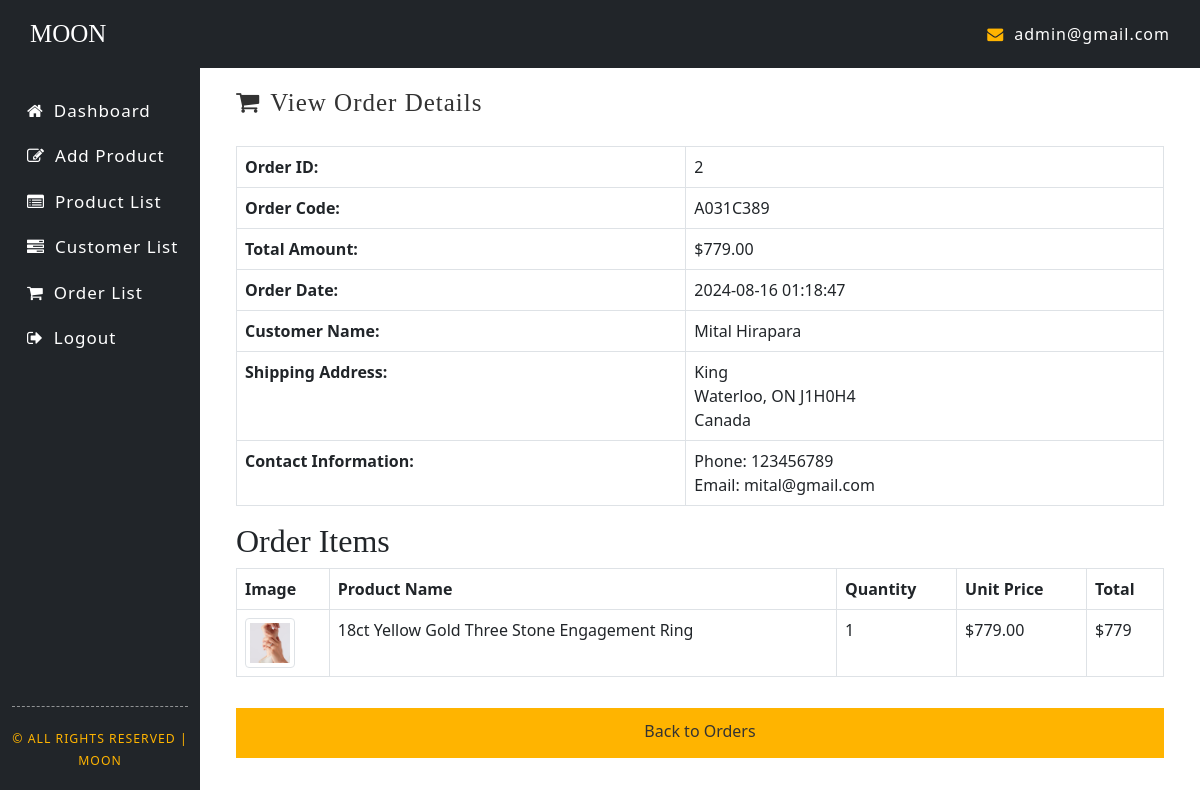
The page /admin_view_order.php?id=2 (signed in) on the database its author committed.
### tables this page shows
CREATE TABLE `orders` (
  `id` int(11) NOT NULL,
  `order_code` varchar(50) NOT NULL,
  `user_id` int(11) NOT NULL,
  `total_amount` decimal(10,2) NOT NULL,
  `address_first_name` varchar(50) NOT NULL,
  `address_last_name` varchar(50) NOT NULL,
  `address_street` varchar(255) NOT NULL,
  `address_city` varchar(100) NOT NULL,
  `address_state` varchar(100) NOT NULL,
  `address_postal_code` varchar(20) NOT NULL,
  `address_country` varchar(100) NOT NULL,
  `address_mobile` varchar(20) DEFAULT NULL,
  `address_email` varchar(100) DEFAULT NULL,
  `created_on` timestamp NOT NULL DEFAULT current_timestamp()
);

CREATE TABLE `orderitems` (
  `id` int(11) NOT NULL,
  `order_id` int(11) NOT NULL,
  `product_id` int(11) NOT NULL,
  `quantity` int(11) NOT NULL,
  `unit_price` decimal(10,2) NOT NULL
);

CREATE TABLE `products` (
  `id` int(11) NOT NULL,
  `product_name` varchar(255) NOT NULL,
  `brief_description` varchar(255) DEFAULT NULL,
  `full_description` text NOT NULL,
  `unit_price` decimal(10,2) NOT NULL,
  `category_id` int(11) DEFAULT NULL,
  `image_file` varchar(255) NOT NULL,
  `active` tinyint(1) NOT NULL DEFAULT 1,
  `created_on` timestamp NOT NULL DEFAULT current_timestamp()
);

### objects/orders.php (called while the page is built, shortened)
<?php
class Order {
    private $conn;
    private $table = "Orders";
    public $id;
    public function __construct($db) {
        $this->conn = $db;
    }
    public function getOrderById() {
        $query = "SELECT * FROM {$this->table} WHERE id = :orderId LIMIT 1";
        $stmt = $this->conn->prepare($query);
        $stmt->bindParam(':orderId', $this->id, PDO::PARAM_INT);
        $stmt->execute();
        $order = $stmt->fetch(PDO::FETCH_ASSOC);
        if ($order) {
            $this->total_amount = $order['total_amount'];
            $this->created_on = $order['created_on'];
            $this->order_code = $order['order_code'];
            $this->address_first_name = $order['address_first_name'];
            $this->address_last_name = $order['address_last_name'];
            $this->address_street = $order['address_street'];
            $this->address_city = $order['address_city'];
            $this->address_state = $order['address_state'];
            $this->address_postal_code = $order['address_postal_code'];
            $this->address_country = $order['address_country'];
            $this->address_mobile = $order['address_mobile'];
            $this->address_email = $order['address_email'];
        }
    }
}
?>

### objects/order_item.php (called while the page is built, shortened)
<?php
class OrderItem {
    private $conn;
    private $table_name = "OrderItems";
    public $order_id;
    public function __construct($db) {
        $this->conn = $db;
    }
    public function getAllByOrderId() {
        $query = "SELECT * FROM {$this->table_name} WHERE order_id = :order_id";
        $stmt = $this->conn->prepare($query);
        $stmt->bindParam(':order_id', $this->order_id, PDO::PARAM_INT);
        $stmt->execute();
        return $stmt;
    }
}
?>

### objects/product.php (called while the page is built, shortened)
<?php
class Product
{
    private $conn;
    private $table = "Products";
    public $id;
    public function __construct($db)
    {
        $this->conn = $db;
    }
    public function getProductById()
    {
        $query = "SELECT p.*, c.category_name
                  FROM {$this->table} p
                  JOIN Categories c ON p.category_id = c.id
                  WHERE p.id = :productId
                  LIMIT 1";
        $stmt = $this->conn->prepare($query);
        $stmt->bindParam(':productId', $this->id, PDO::PARAM_INT);
        $stmt->execute();
        $product = $stmt->fetch(PDO::FETCH_ASSOC);
        if ($product) {
            $this->product_name = $product['product_name'];
            $this->image_file = $product['image_file'];
        }
    }
}

### admin_view_order.php (the view, shortened to what this page needs)
<?php
include_once 'config/database.php';
include_once 'objects/orders.php';
include_once 'objects/order_item.php';
include_once 'objects/product.php';
$database = new Database();
$db = $database->getConnection();
$order_id = isset($_GET['id']) ? $_GET['id'] : die('ERROR: Order ID not found.');
$order = new Order($db);
$order->id = $order_id;
$order->getOrderById();
$orderItem = new OrderItem($db);
$orderItem->order_id = $order_id;
$stmt = $orderItem->getAllByOrderId();
?>
<!DOCTYPE html>
<html lang="en">
<head>
    <link rel="stylesheet" href="https://cdnjs.cloudflare.com/ajax/libs/font-awesome/4.7.0/css/font-awesome.min.css">
    <link href="https://cdn.jsdelivr.net/npm/bootstrap@5.0.2/dist/css/bootstrap.min.css" rel="stylesheet"
>
    <link rel="stylesheet" href="src/css/admin_style.css">
</head>
<body>
    <?php include 'admin_navbar.php'; ?>
    <main>
        <div class="container-fluid">
            <div class="row">
                <div class="col-md-2 bg-dark sidebar">
                    <div class="sidebar">
                        <ul>
                            <li><a href="admin_index.php"><i class="fa fa-home"></i>Dashboard</a></li>
                            <li><a href="create_product.php"><i class="fa fa-pencil-square-o"></i>Add Product</a></li>
                            <li><a href="admin_product_list.php"><i class="fa fa-list-alt"></i>Product List</a></li>
                            <li><a href="admin_customer_list.php"><i class="fa fa-tasks"></i>Customer List</a></li>
                            <li><a href="admin_order_list.php"><i class="fa fa-shopping-cart"></i>Order List</a></li>
                            <li><a href="logout.php"><i class="fa fa-sign-out"></i>Logout</a></li>
                        </ul>
                    </div>
                    <div class="copyright">
                        <small>&copy; ALL RIGHTS RESERVED | MOON</small>
                    </div>
                </div>
                <div class="col-md-10 body-content">
                    <div class="container-fluid">
                        <div class="row">
                            <div class="col-md-12">
                                <h1 class="main-heading"><i class="fa fa-shopping-cart"></i>View Order Details</h1>
                            </div>
                        </div>
                        <div class="row">
                            <div class="col-md-12">
                                <table class="table table-bordered">
                                    <tr>
                                        <th>Order ID:</th>
                                        <td><?php echo htmlspecialchars($order->id); ?></td>
                                    </tr>
                                    <tr>
                                        <th>Order Code:</th>
                                        <td><?php echo htmlspecialchars($order->order_code); ?></td>
                                    </tr>
                                    <tr>
                                        <th>Total Amount:</th>
                                        <td>$<?php echo htmlspecialchars($order->total_amount); ?></td>
                                    </tr>
                                    <tr>
                                        <th>Order Date:</th>
                                        <td><?php echo htmlspecialchars($order->created_on); ?></td>
                                    </tr>
                                    <tr>
                                        <th>Customer Name:</th>
                                        <td><?php echo htmlspecialchars($order->address_first_name . ' ' . $order->address_last_name); ?></td>
                                    </tr>
                                    <tr>
                                        <th>Shipping Address:</th>
                                        <td>
                                            <?php echo htmlspecialchars($order->address_street) . '<br>' .
                                                htmlspecialchars($order->address_city) . ', ' .
                                                htmlspecialchars($order->address_state) . ' ' .
                                                htmlspecialchars($order->address_postal_code) . '<br>' .
                                                htmlspecialchars($order->address_country); ?>
                                        </td>
                                    </tr>
                                    <tr>
                                        <th>Contact Information:</th>
                                        <td>
                                            Phone: <?php echo htmlspecialchars($order->address_mobile); ?><br>
                                            Email: <?php echo htmlspecialchars($order->address_email); ?>
                                        </td>
                                    </tr>
                                </table>
                            </div>
                        </div>
                        <div class="row">
                            <div class="col-md-12">
                                <h2>Order Items</h2>
                                <table class="table table-bordered">
                                    <thead>
                                        <tr>
                                            <th>Image</th>
                                            <th>Product Name</th>
                                            <th>Quantity</th>
                                            <th>Unit Price</th>
                                            <th>Total</th>
                                        </tr>
                                    </thead>
                                    <tbody>
                                        <?php
                                        while ($row = $stmt->fetch(PDO::FETCH_ASSOC)) {
                                            $product = new Product($db);
                                            $product->id = $row['product_id'];
                                            $product->getProductById();
                                            echo "<tr>";
                                            echo "<td><img src='src/images/" . htmlspecialchars($product->image_file) . "' alt='" . htmlspecialchars($product->product_name) . "' class='img-thumbnail' width='50'></td>";
                                            echo "<td>" . htmlspecialchars($product->product_name) . "</td>";
                                            echo "<td>" . htmlspecialchars($row['quantity']) . "</td>";
                                            echo "<td>$" . htmlspecialchars($row['unit_price']) . "</td>";
                                            echo "<td>$" . htmlspecialchars($row['quantity'] * $row['unit_price']) . "</td>";
                                            echo "</tr>";
                                        }
                                        ?>
                                    </tbody>
                                </table>
                            </div>
                        </div>
                        <div class="row">
                            <div class="col-md-12 order-list">
                                <a href="admin_order_list.php" class="main-color-button">Back to Orders</a>
                            </div>
                        </div>
                    </div>
                </div>
            </div>
        </div>
    </main>
</body>
</html>

### src/css/admin_style.css (style rules this page uses)
body { padding: 0; margin: 0; }
h1, h2, h3, h4, h5, h6, .logo { font-family: 'Playfair Display', serif; }
.sidebar { height: 90.3vh; padding-top: 10px; display: flex; flex-direction: column; justify-content: space-between; }
.sidebar ul { list-style: none; padding-left: 15px; }
.sidebar ul li { padding: 10px 0px; letter-spacing: 1px; cursor: pointer; }
.sidebar ul li a { color: #fff; text-decoration: none; color: #fff; font-size: 17px; }
.sidebar ul li i { padding-right: 10px; color: #fff; font-size: 17px; }
.copyright { font-size: 14px; color: #ffb400; padding: 20px 0px; text-align: center; letter-spacing: 1px; border-top: 1px dashed rgba(255, 255, 255, 0.5); }
.main-heading { font-size: 25px; padding: 20px 0px; letter-spacing: 1px; color: #333; }
.main-heading i { padding-right: 10px; }
table { padding-left: 24px; padding-right: 24px; }
.body-content { height: 90.3vh; overflow-y: scroll; }
.order-list .main-color-button { width: 100%; height: 50px; margin-top: 15px; display: inline-block; text-align: center; line-height: 44px; background-color: #ffb400; box-shadow: none; border: 1px solid transparent; color: #333; transition: all 0.3s; text-decoration: none; margin-bottom: 50px; }

### rows shown on the page
orders: id "2", order_code "A031C389", total_amount "779.00", created_on "2024-08-16 01:18:47", address_first_name+address_last_name "Mital Hirapara", address_street "King", address_city "Waterloo", address_state "ON", address_postal_code "J1H0H4", address_country "Canada", address_mobile "123456789", address_email "mital@gmail.com"
orderitems: product.image_file (picture), product.product_name "18ct Yellow Gold Three Stone Engagement Ring", quantity "1", unit_price "779.00", $row['quantity'] * $row['unit_price'] "779"

### other values the page prints
$email_address "admin@gmail.com"
